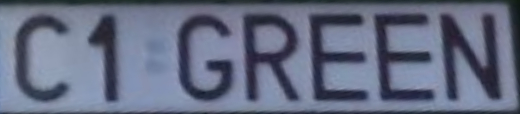
#> input picture cropped_plates/10_image.png, 520 x 114 px; its folder holds only this picture in this run
$ python preprocessing.py
#> lines starting #> are read from the running program, lines starting #| are printed output that depends on the picture; after the words box and inside, x2 and y2 are one past the last pixel; in counts of white or black regions, pixels touching at a corner belong together
import cv2
import os

# --- Configuration ---
input_folder = "cropped_plates"
output_folder = "preprocessed_plates"

if not os.path.exists(output_folder):
    os.makedirs(output_folder)

# Main loop through all cropped plates
for filename in os.listdir(input_folder):
    if filename.lower().endswith(('.png', '.jpg', '.jpeg')):
        full_path = os.path.join(input_folder, filename)

        # 1. Read the image
        img = cv2.imread(full_path)
#> img is the input picture: shape (114, 520, 3); mean B, G, R 129.7, 107.8, 100.4

        if img is None:
            print(f"Error reading: {filename}")
            continue

        # 2. Convert to Grayscale
        gray_img = cv2.cvtColor(img, cv2.COLOR_BGR2GRAY)
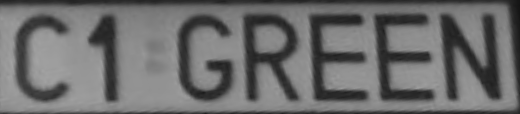
#> gray_img: shape (114, 520); min 19, max 163, mean 108.1

        # 3. Improve Contrast (CLAHE - Contrast Limited Adaptive Histogram Equalization)
        clahe = cv2.createCLAHE(clipLimit=2.0, tileGridSize=(8,8))
        contrast_img = clahe.apply(gray_img)
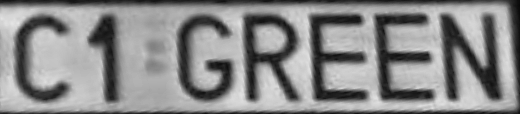
#> contrast_img: shape (114, 520); min 8, max 228, mean 137.7

        # 4. Reduce Noise (Gaussian Blur)
        # 5x5
        blurred_img = cv2.GaussianBlur(contrast_img, (5, 5), 0)

        # 5. Binarization (Otsu's Method)
        _, binary_img = cv2.threshold(blurred_img, 0, 255, cv2.THRESH_BINARY + cv2.THRESH_OTSU)
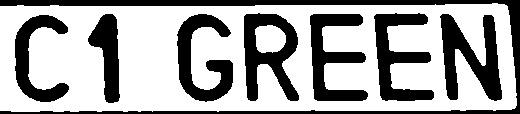
#> binary_img: shape (114, 520); 64.8% white; 8 black regions, largest, box (x1, y1, x2, y2) and area: (0, 0, 520, 114) 5039, (440, 14, 502, 101) 2737, (244, 13, 299, 101) 2513

        # 6. Save the preprocessed image
        save_path = os.path.join(output_folder, filename)
        cv2.imwrite(save_path, binary_img)
        print(f"--> Preprocessed and saved: {filename}")

print("Pre-processing complete! Images are ready for OCR.")

$ run again, on cropped_plates/14_image.png
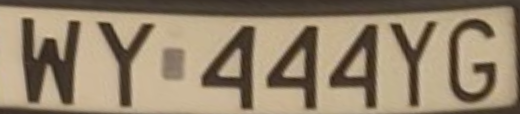
#> input picture cropped_plates/14_image.png, 520 x 114 px
#> img is the input picture: shape (114, 520, 3); mean B, G, R 108.8, 132.5, 149.1
#> `contrast_img = clahe.apply(gray_img)`:
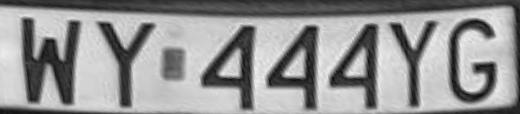
#> contrast_img: shape (114, 520); min 13, max 238, mean 148.6
#> `_, binary_img = cv2.threshold(blurred_img, 0, 255, cv2.THRESH_BINARY +..`:
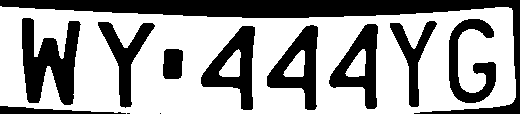
#> binary_img: shape (114, 520); 62% white; 12 black regions (2 under 20 px), largest, box (x1, y1, x2, y2) and area: (0, 0, 520, 114) 8051, (22, 18, 81, 105) 2992, (201, 26, 255, 110) 2032

$ run again, on cropped_plates/15_image.png
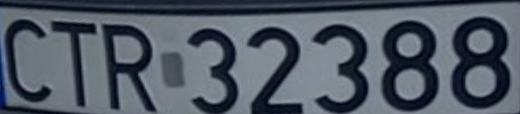
#> input picture cropped_plates/15_image.png, 520 x 114 px
#> img is the input picture: shape (114, 520, 3); mean B, G, R 101.1, 89.2, 81.2
#> `contrast_img = clahe.apply(gray_img)`:
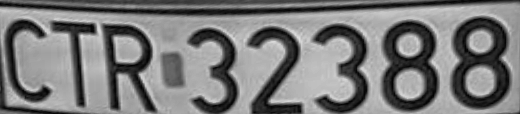
#> contrast_img: shape (114, 520); min 2, max 225, mean 122.6
#> `_, binary_img = cv2.threshold(blurred_img, 0, 255, cv2.THRESH_BINARY +..`:
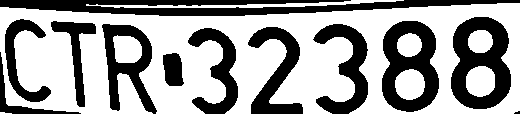
#> binary_img: shape (114, 520); 61.7% white; 12 black regions (1 under 20 px), largest, box (x1, y1, x2, y2) and area: (0, 0, 520, 16) 4785, (451, 17, 511, 109) 3309, (382, 21, 439, 112) 3049

$ run again, on cropped_plates/16_image.png
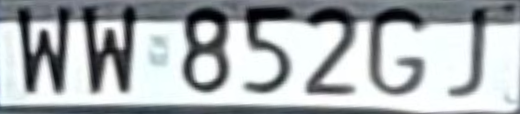
#> input picture cropped_plates/16_image.png, 520 x 114 px
#> img is the input picture: shape (114, 520, 3); mean B, G, R 179.3, 176.8, 171.9
#> `contrast_img = clahe.apply(gray_img)`:
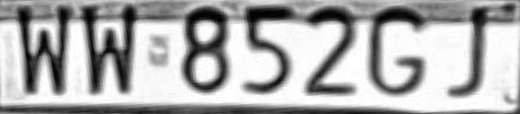
#> contrast_img: shape (114, 520); min 1, max 255, mean 174.5
#> `_, binary_img = cv2.threshold(blurred_img, 0, 255, cv2.THRESH_BINARY +..`:
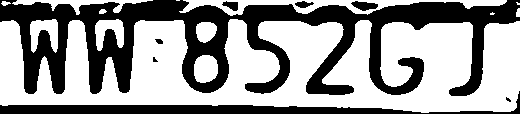
#> binary_img: shape (114, 520); 60.2% white; 8 black regions (2 under 20 px), largest, box (x1, y1, x2, y2) and area: (0, 0, 520, 96) 19617, (0, 91, 520, 114) 3585, (351, 1, 378, 11) 169, (222, 1, 238, 11) 100, (295, 1, 314, 8) 82, (155, 39, 163, 44) 30

$ run again, on cropped_plates/11_image.png
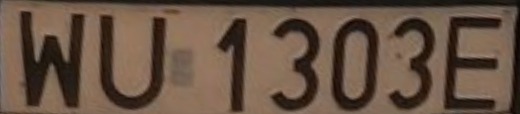
#> input picture cropped_plates/11_image.png, 520 x 114 px
#> img is the input picture: shape (114, 520, 3); mean B, G, R 67, 82.8, 103.4
#> `contrast_img = clahe.apply(gray_img)`:
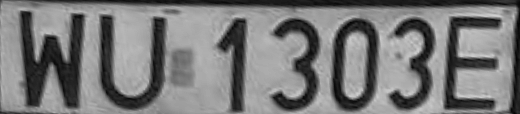
#> contrast_img: shape (114, 520); min 3, max 209, mean 121.1
#> `_, binary_img = cv2.threshold(blurred_img, 0, 255, cv2.THRESH_BINARY +..`:
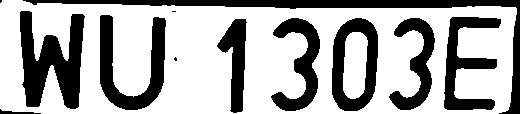
#> binary_img: shape (114, 520); 66.5% white; 12 black regions (3 under 20 px), largest, box (x1, y1, x2, y2) and area: (23, 0, 520, 114) 3932, (20, 11, 85, 109) 3656, (100, 15, 166, 110) 2669
